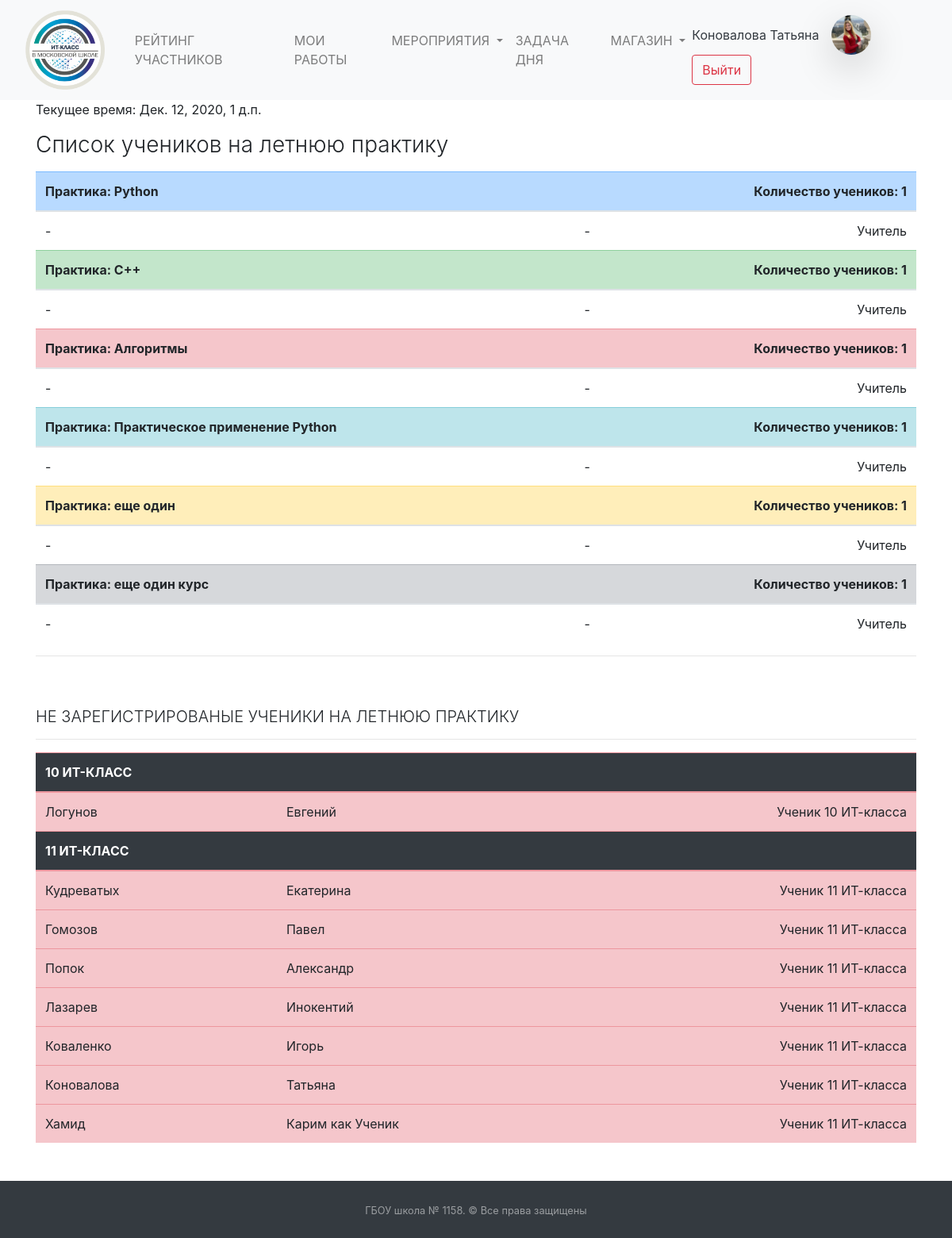
The app's page /summer_practice/admin (signed in) with its own data.
### mainapp/models.py (models this page shows, shortened)
class Puples(models.Model):
    STATUS_CHOICES = (
        ('ST10', 'Ученик 10 ИТ-класса'),
        ('ST11', 'Ученик 11 ИТ-класса'),
        ('APP', 'Кандидат в ИТ-класс'),
        ('TEACH', 'Учитель')
    )
    PROGRESS_CHOICES = (
        (0, '0'),
        (25, '25'),
        (50, '50'),
        (75, '75'),
        (100, '100'),
    )
    name = models.CharField("Имя", null=True, max_length=50)
    surname = models.CharField("Фамилия", null=True, max_length=100)
    rate = models.PositiveIntegerField("Рейтинг ученика", default=0)
    image = models.ImageField("Фотография профиля", blank=True, upload_to="puples_photo",
                              default="puples_photo/user-2.png")
    user = models.OneToOneField(User, on_delete=models.CASCADE, null=True, default='',
                                verbose_name="Связь с таблицей пользователей")
    status = models.CharField("Статуc", choices=STATUS_CHOICES, default='ST10', max_length=30)
    applicant_first_result = models.FloatField("Результат первого этапа", blank=True, default=0)
    applicant_progress = models.IntegerField(verbose_name="Прогресс", choices=PROGRESS_CHOICES, default=0, blank=True)
    email = models.EmailField(verbose_name="Email", default="")
    phone = models.CharField(max_length=12, verbose_name="Телефон", default="")
    class Meta:
        verbose_name = "Пользователи"
        verbose_name_plural = "Пользователи"

class SummerPractice(models.Model):
    name = models.CharField("Название курса", max_length=200, default="")
    description = models.CharField("Описание курса", max_length=1000, default="")
    date = models.DateField("Дата", default="")
    time = models.TimeField("Время начала курса", default="")
    image = models.ImageField("Логотип курса", blank=True, upload_to="logo_practice",
                              default="puples_photo/user-2.png")
    id_registers = models.CharField(default="", verbose_name="ID учеников, кто дал правильный ответ", max_length=200,
                                    blank=True)
    class Meta:
        verbose_name = "Летняя практика"
        verbose_name_plural = "Летняя практика"

### mainapp/views.py (the view)
# urls.py: path("summer_practice/admin", views.SummerPracticeAdminView.as_view(), name="summer_practice_admin"),
class SummerPracticeAdminView(HeaderNotificationsCounter, LoginRequiredMixin, ListView):
    template_name = "summer_practice_admin.html"
    queryset = SummerPractice.objects.all()
    login_url = '/login/'
    def get_context_data(self, *, object_list=None, **kwargs):
        context = super().get_context_data(**kwargs)
        all_puples = []
        for i in range(6):
            list_id = [int(j) for j in
                       SummerPractice.objects.all()[i].id_registers.rstrip('|*').lstrip('*|').split("*||*")]
            all_puples += list_id
            context[f"list{i}"] = [Puples.objects.get(user_id=k) for k in list_id]
            context[f"l{i}"] = len(list_id)
        all_id_user = {i.user_id for i in Puples.objects.all()}
        context["not_reg_puples"] = [Puples.objects.get(user_id=i) for i in all_id_user.difference(set(all_puples))]
        context["time"] = dt.datetime.now()
        return context

### mainapp/addons_python/views_addons_classes.py (called while the page is built)
    def get_context_data(self, *, object_list=None, **kwargs):
        context = super().get_context_data(**kwargs)
        context['events_new'] = Events.objects.filter(check=False).count()
        context['applicants_count'] = Puples.objects.filter(
            status="APP").count()
        return context

### templates/summer_practice_admin.html (shortened to what this page needs)
{% extends  'base.html' %}
{% load static %}
{% block main %}
    <div class="container">
        <p>Текущее время: {{ time }}</p>
        <h3 class="font-weight-light mt-3">Список учеников на летнюю практику</h3>
        <table class="table mt-3">
            <thead class="thead table-primary">
            <tr>
                <th scope="col">Практика: {{ summerpractice_list.0.name }}</th>
                <th scope="col"></th>
                <th scope="col" class="text-right">Количество учеников: {{ l0 }}</th>
            </tr>
            </thead>
            <tbody>
            {% for i in list0 %}
                <tr>
                    <td>{{ i.name }}</td>
                    <td class="text-left">{{ i.surname }}</td>
                    <td class="text-right">{{ i.get_status_display }}</td>
                </tr>
            {% endfor %}
            </tbody>
            <thead class="thead table-success">
            <tr>
                <th scope="col">Практика: {{ summerpractice_list.1.name }}</th>
                <th scope="col"></th>
                <th scope="col" class="text-right">Количество учеников: {{ l1 }}</th>
            </tr>
            </thead>
            <tbody>
            {% for i in list1 %}
                <tr>
                    <td>{{ i.name }}</td>
                    <td class="text-left">{{ i.surname }}</td>
                    <td class="text-right">{{ i.get_status_display }}</td>
                </tr>
            {% endfor %}
            </tbody>
            <thead class="thead table-danger">
            <tr>
                <th scope="col">Практика: {{ summerpractice_list.2.name }}</th>
                <th scope="col"></th>
                <th scope="col" class="text-right">Количество учеников: {{ l2 }}</th>
            </tr>
            </thead>
            <tbody>
            {% for i in list2 %}
                <tr>
                    <td>{{ i.name }}</td>
                    <td class="text-left">{{ i.surname }}</td>
                    <td class="text-right">{{ i.get_status_display }}</td>
                </tr>
            {% endfor %}
            </tbody>
            <thead class="thead table-info">
            <tr>
                <th scope="col">Практика: {{ summerpractice_list.3.name }}</th>
                <th scope="col"></th>
                <th scope="col" class="text-right">Количество учеников: {{ l3 }}</th>
            </tr>
            </thead>
            <tbody>
            {% for i in list3 %}
                <tr>
                    <td>{{ i.name }}</td>
                    <td class="text-left">{{ i.surname }}</td>
                    <td class="text-right">{{ i.get_status_display }}</td>
                </tr>
            {% endfor %}
            </tbody>
            <thead class="thead table-warning">
            <tr>
                <th scope="col">Практика: {{ summerpractice_list.4.name }}</th>
                <th scope="col"></th>
                <th scope="col" class="text-right">Количество учеников: {{ l4 }}</th>
            </tr>
            </thead>
            <tbody>
            {% for i in list4 %}
                <tr>
                    <td>{{ i.name }}</td>
                    <td class="text-left">{{ i.surname }}</td>
                    <td class="text-right">{{ i.get_status_display }}</td>
                </tr>
            {% endfor %}
            </tbody>
            <thead class="thead table-secondary">
            <tr>
                <th scope="col">Практика: {{ summerpractice_list.5.name }}</th>
                <th scope="col"></th>
                <th scope="col" class="text-right">Количество учеников: {{ l5 }}</th>
            </tr>
            </thead>
            <tbody>
            {% for i in list5 %}
                <tr>
                    <td>{{ i.name }}</td>
                    <td class="text-left">{{ i.surname }}</td>
                    <td class="text-right">{{ i.get_status_display }}</td>
                </tr>
            {% endfor %}
            </tbody>
        </table>
        <hr>
        <h5 class="font-weight-light text-uppercase pt-5">Не зарегистрированые ученики на летнюю практику</h5>
        <hr>
        <table class="table mt-3 table-danger">
            <thead class="thead table-dark">
            <tr>
                <th scope="col">10 ИТ-КЛАСС</th>
                <th scope="col"></th>
                <th scope="col" class="text-right"></th>
            </tr>
            </thead>
            <tbody>
            {% for i in not_reg_puples %}
                {% if i.status == "ST10" %}
                    <tr>
                        <td>{{ i.surname }}</td>
                        <td class="text-left">{{ i.name }}</td>
                        <td class="text-right">{{ i.get_status_display }}</td>
                    </tr>
                {% endif %}
            {% endfor %}
            </tbody>
            <thead class="thead table-dark">
            <tr>
                <th scope="col">11 ИТ-КЛАСС</th>
                <th scope="col"></th>
                <th scope="col" class="text-right"></th>
            </tr>
            </thead>
            <tbody>
            {% for i in not_reg_puples %}
                {% if i.status == "ST11" %}
                    <tr>
                        <td>{{ i.surname }}</td>
                        <td class="text-left">{{ i.name }}</td>
                        <td class="text-right">{{ i.get_status_display }}</td>
                    </tr>
                {% endif %}
            {% endfor %}
            </tbody>
        </table>
    </div>
{% endblock %}

### templates/base.html (shortened to what this page needs)
<!DOCTYPE html>
<html lang="ru">
{% load static %}
<head>
    <link href="{% static 'css/bootstrap.css' %}" rel="stylesheet" type="text/css">
    <link href="{% static 'css/style.css' %}" rel="stylesheet" type="text/css">
    <link href="{% static 'css/pre.css' %}" rel="stylesheet" type="text/css">
    <link rel="stylesheet" href="//code.jquery.com/ui/1.12.1/themes/base/jquery-ui.css">
    <link rel="stylesheet" href="/resources/demos/style.css">
</head>
<body>
<div class="container-fuild">
    <nav class="navbar navbar-expand-lg navbar-light bg-light">
        <a href="/" class="navbar-brand">
            <img class="img-fluid mx-3"
                 style="width: 100px; object-fit: cover; height:100px;"
                 src="{% static '/images/itclass-logo.png' %}"></a>
        <div class="collapse navbar-collapse" id="navbarSupportedContent">
            <ul class="navbar-nav mr-auto">
                {% if user.is_authenticated and user.puples.status != "APP" %}
                    <li class="nav-item">
                        <a class="nav-link{% block detail_active %}{% endblock %}" href="/rate">РЕЙТИНГ УЧАСТНИКОВ</a>
                    </li>
                {% endif %}
                {% if user.is_authenticated and user.puples.status != "APP" %}
                    <li class="nav-item">
                        <a class="nav-link{% block detail_active_works %}{% endblock %}" href="/works">МОИ РАБОТЫ</a>
                    </li>
                {% endif %}
                <li class="nav-item dropdown">
                    <a class="nav-link dropdown-toggle{% block detail_active_hach %}{% endblock %}" href="#"
                       id="navbarDropdown" role="button"
                       data-toggle="dropdown" aria-haspopup="true" aria-expanded="false">
                        МЕРОПРИЯТИЯ
                    </a>
                </li>
                {% if user.is_authenticated and user.puples.status != "APP" %}
                    <li class="nav-item">
                        <a class="nav-link{% block detail_active_task %}{% endblock %}" href="/daytask/">ЗАДАЧА ДНЯ</a>
                    </li>
                    <li class="nav-item dropdown">
                        <a class="nav-link {% block market_active %}{% endblock %} dropdown-toggle" href="#"
                           id="navbarDropdown" role="button"
                           data-toggle="dropdown" aria-haspopup="true" aria-expanded="false">
                            МАГАЗИН
                        </a>
                    </li>
                {% endif %}
            </ul>
            <form class="form-inline my-2 my-lg-0">
                {% if user.is_authenticated %}
                    <a class="nav-link text-dark disabled p-0"
                       href="/account/">{{ user.last_name }} {{ user.first_name }}</a>
                    <a href="/account/">
                        <img class="img-fluid mx-3 rounded-circle shadow-lg"
                             style="width: 50px; object-fit: cover; height:50px;"
                             src="{{ user.puples.image.url }}"></a>
                {% endif %}
                {% if user.username == "" %}
                    <a class="nav-link disabled" href="#">Гость</a>
                    <a class="btn btn-outline-success my-2 my-sm-0" href="/login">Войти</a>
                {% else %}
                    <a class="btn btn-outline-danger my-2 my-sm-0" href="/logout">Выйти</a>
                {% endif %}
            </form>
        </div>
    </nav>
    {% block main %}
    {% endblock %}
    <footer id="sticky-footer" class="py-4 bg-dark text-white-50 mt-5">
        <div class="container text-center">
            <small>ГБОУ школа № 1158. &copy; Все права защищены</small>
        </div>
    </footer>
</div>
</body>
</html>

### records on screen
SummerPractice: name "Python"
Puples: name "-", surname "-", status "Учитель"
SummerPractice: name "C++"
SummerPractice: name "Алгоритмы"
SummerPractice: name "Практическое применение Python"
SummerPractice: name "еще один"
SummerPractice: name "еще один курс"
Puples: surname "Логунов", name "Евгений", status "Ученик 10 ИТ-класса"
Puples: surname "Кудреватых", name "Екатерина", status "Ученик 11 ИТ-класса"
Puples: surname "Гомозов", name "Павел", status "Ученик 11 ИТ-класса"
Puples: surname "Попок", name "Александр", status "Ученик 11 ИТ-класса"
Puples: surname "Лазарев", name "Инокентий", status "Ученик 11 ИТ-класса"
Puples: surname "Коваленко", name "Игорь", status "Ученик 11 ИТ-класса"
Puples: surname "Коновалова", name "Татьяна", status "Ученик 11 ИТ-класса"
Puples: surname "Хамид", name "Карим как Ученик", status "Ученик 11 ИТ-класса"

### other values on screen
{{ user.last_name }} "Коновалова"
{{ user.first_name }} "Татьяна"
{{ time }} "Дек. 12, 2020, 1 д.п."
{{ l0 }} "1"
{{ l1 }} "1"
{{ l2 }} "1"
{{ l3 }} "1"
{{ l4 }} "1"
{{ l5 }} "1"
